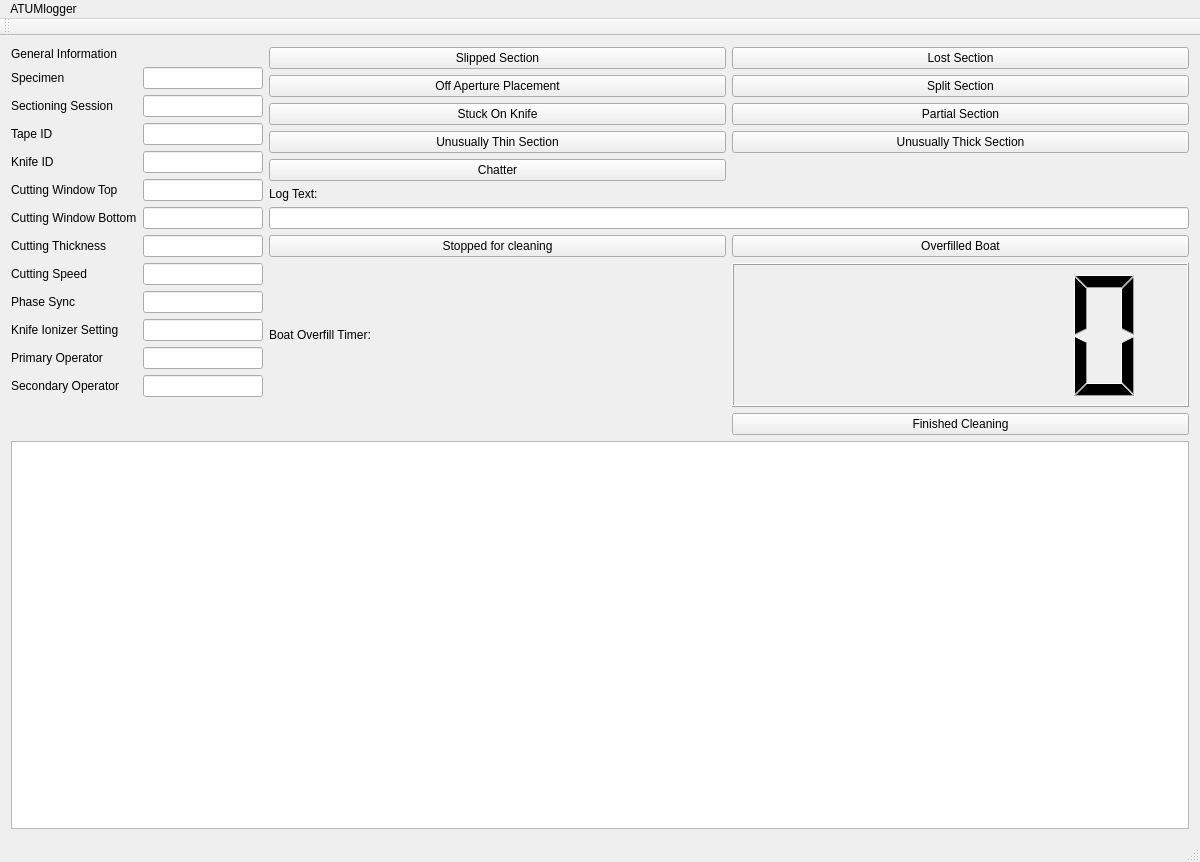
<?xml version="1.0" encoding="UTF-8"?>
<ui version="4.0">
 <class>MainWindow</class>
 <widget class="QMainWindow" name="MainWindow">
  <property name="geometry">
   <rect>
    <x>0</x>
    <y>0</y>
    <width>1200</width>
    <height>862</height>
   </rect>
  </property>
  <property name="minimumSize">
   <size>
    <width>1200</width>
    <height>0</height>
   </size>
  </property>
  <property name="windowTitle">
   <string>MainWindow</string>
  </property>
  <widget class="QWidget" name="centralWidget">
   <property name="enabled">
    <bool>true</bool>
   </property>
   <property name="sizePolicy">
    <sizepolicy hsizetype="Expanding" vsizetype="Expanding">
     <horstretch>0</horstretch>
     <verstretch>0</verstretch>
    </sizepolicy>
   </property>
   <layout class="QHBoxLayout" name="horizontalLayout_3">
    <item>
     <layout class="QVBoxLayout" name="mainLayout">
      <item>
       <layout class="QHBoxLayout" name="topHorizontalLayout">
        <item>
         <layout class="QVBoxLayout" name="leftLayout" stretch="0">
          <property name="sizeConstraint">
           <enum>QLayout::SetDefaultConstraint</enum>
          </property>
          <item>
           <layout class="QFormLayout" name="infoFormLayout">
            <property name="sizeConstraint">
             <enum>QLayout::SetDefaultConstraint</enum>
            </property>
            <property name="fieldGrowthPolicy">
             <enum>QFormLayout::FieldsStayAtSizeHint</enum>
            </property>
            <item row="0" column="0">
             <widget class="QLabel" name="label_2">
              <property name="text">
               <string>General Information</string>
              </property>
             </widget>
            </item>
            <item row="1" column="0">
             <widget class="QLabel" name="specimenLabel">
              <property name="text">
               <string>Specimen</string>
              </property>
             </widget>
            </item>
            <item row="1" column="1">
             <widget class="QLineEdit" name="specimenLineEdit">
              <property name="sizePolicy">
               <sizepolicy hsizetype="Fixed" vsizetype="Fixed">
                <horstretch>0</horstretch>
                <verstretch>0</verstretch>
               </sizepolicy>
              </property>
              <property name="minimumSize">
               <size>
                <width>120</width>
                <height>0</height>
               </size>
              </property>
             </widget>
            </item>
            <item row="2" column="0">
             <widget class="QLabel" name="label">
              <property name="text">
               <string>Sectioning Session</string>
              </property>
             </widget>
            </item>
            <item row="2" column="1">
             <widget class="QLineEdit" name="sessionLineEdit">
              <property name="sizePolicy">
               <sizepolicy hsizetype="Fixed" vsizetype="Fixed">
                <horstretch>0</horstretch>
                <verstretch>0</verstretch>
               </sizepolicy>
              </property>
              <property name="minimumSize">
               <size>
                <width>120</width>
                <height>0</height>
               </size>
              </property>
              <property name="clearButtonEnabled">
               <bool>false</bool>
              </property>
             </widget>
            </item>
            <item row="3" column="0">
             <widget class="QLabel" name="label_4">
              <property name="text">
               <string>Tape ID</string>
              </property>
             </widget>
            </item>
            <item row="3" column="1">
             <widget class="QLineEdit" name="tapeLineEdit">
              <property name="sizePolicy">
               <sizepolicy hsizetype="Fixed" vsizetype="Fixed">
                <horstretch>0</horstretch>
                <verstretch>0</verstretch>
               </sizepolicy>
              </property>
              <property name="minimumSize">
               <size>
                <width>120</width>
                <height>0</height>
               </size>
              </property>
             </widget>
            </item>
            <item row="4" column="0">
             <widget class="QLabel" name="label_5">
              <property name="text">
               <string>Knife ID</string>
              </property>
             </widget>
            </item>
            <item row="4" column="1">
             <widget class="QLineEdit" name="knifeLineEdit">
              <property name="sizePolicy">
               <sizepolicy hsizetype="Fixed" vsizetype="Fixed">
                <horstretch>0</horstretch>
                <verstretch>0</verstretch>
               </sizepolicy>
              </property>
              <property name="minimumSize">
               <size>
                <width>120</width>
                <height>0</height>
               </size>
              </property>
             </widget>
            </item>
            <item row="5" column="0">
             <widget class="QLabel" name="label_6">
              <property name="text">
               <string>Cutting Window Top</string>
              </property>
             </widget>
            </item>
            <item row="5" column="1">
             <widget class="QLineEdit" name="cuttingTopLineEdit">
              <property name="sizePolicy">
               <sizepolicy hsizetype="Fixed" vsizetype="Fixed">
                <horstretch>0</horstretch>
                <verstretch>0</verstretch>
               </sizepolicy>
              </property>
              <property name="minimumSize">
               <size>
                <width>120</width>
                <height>0</height>
               </size>
              </property>
              <property name="inputMask">
               <string notr="true"/>
              </property>
              <property name="text">
               <string notr="true"/>
              </property>
              <property name="cursorPosition">
               <number>0</number>
              </property>
             </widget>
            </item>
            <item row="6" column="0">
             <widget class="QLabel" name="cuttingWindowBottomLabel">
              <property name="text">
               <string>Cutting Window Bottom</string>
              </property>
             </widget>
            </item>
            <item row="6" column="1">
             <widget class="QLineEdit" name="cuttingWindowBottomLineEdit">
              <property name="sizePolicy">
               <sizepolicy hsizetype="Fixed" vsizetype="Fixed">
                <horstretch>0</horstretch>
                <verstretch>0</verstretch>
               </sizepolicy>
              </property>
              <property name="minimumSize">
               <size>
                <width>120</width>
                <height>0</height>
               </size>
              </property>
             </widget>
            </item>
            <item row="7" column="0">
             <widget class="QLabel" name="cuttingThicknessLabel">
              <property name="text">
               <string>Cutting Thickness</string>
              </property>
             </widget>
            </item>
            <item row="9" column="0">
             <widget class="QLabel" name="cuttingSpeedLabel">
              <property name="text">
               <string>Cutting Speed</string>
              </property>
             </widget>
            </item>
            <item row="9" column="1">
             <widget class="QLineEdit" name="cuttingSpeedLineEdit">
              <property name="sizePolicy">
               <sizepolicy hsizetype="Fixed" vsizetype="Fixed">
                <horstretch>0</horstretch>
                <verstretch>0</verstretch>
               </sizepolicy>
              </property>
              <property name="minimumSize">
               <size>
                <width>120</width>
                <height>0</height>
               </size>
              </property>
             </widget>
            </item>
            <item row="10" column="0">
             <widget class="QLabel" name="phaseSyncLabel">
              <property name="text">
               <string>Phase Sync</string>
              </property>
             </widget>
            </item>
            <item row="10" column="1">
             <widget class="QLineEdit" name="phaseSyncLineEdit">
              <property name="sizePolicy">
               <sizepolicy hsizetype="Fixed" vsizetype="Fixed">
                <horstretch>0</horstretch>
                <verstretch>0</verstretch>
               </sizepolicy>
              </property>
              <property name="minimumSize">
               <size>
                <width>120</width>
                <height>0</height>
               </size>
              </property>
             </widget>
            </item>
            <item row="11" column="0">
             <widget class="QLabel" name="knifeIonizerSettingLabel">
              <property name="text">
               <string>Knife Ionizer Setting</string>
              </property>
             </widget>
            </item>
            <item row="11" column="1">
             <widget class="QLineEdit" name="knifeIonizerSettingLineEdit">
              <property name="sizePolicy">
               <sizepolicy hsizetype="Fixed" vsizetype="Fixed">
                <horstretch>0</horstretch>
                <verstretch>0</verstretch>
               </sizepolicy>
              </property>
              <property name="minimumSize">
               <size>
                <width>120</width>
                <height>0</height>
               </size>
              </property>
             </widget>
            </item>
            <item row="12" column="0">
             <widget class="QLabel" name="primaryOperatorLabel">
              <property name="text">
               <string>Primary Operator</string>
              </property>
             </widget>
            </item>
            <item row="12" column="1">
             <widget class="QLineEdit" name="primaryOperatorLineEdit">
              <property name="sizePolicy">
               <sizepolicy hsizetype="Fixed" vsizetype="Fixed">
                <horstretch>0</horstretch>
                <verstretch>0</verstretch>
               </sizepolicy>
              </property>
              <property name="minimumSize">
               <size>
                <width>120</width>
                <height>0</height>
               </size>
              </property>
             </widget>
            </item>
            <item row="13" column="0">
             <widget class="QLabel" name="secondaryOperatorLabel">
              <property name="text">
               <string>Secondary Operator</string>
              </property>
             </widget>
            </item>
            <item row="13" column="1">
             <widget class="QLineEdit" name="secondaryOperatorLineEdit">
              <property name="sizePolicy">
               <sizepolicy hsizetype="Fixed" vsizetype="Fixed">
                <horstretch>0</horstretch>
                <verstretch>0</verstretch>
               </sizepolicy>
              </property>
              <property name="minimumSize">
               <size>
                <width>120</width>
                <height>0</height>
               </size>
              </property>
             </widget>
            </item>
            <item row="7" column="1">
             <widget class="QLineEdit" name="cuttingThicknessLineEdit">
              <property name="sizePolicy">
               <sizepolicy hsizetype="Fixed" vsizetype="Fixed">
                <horstretch>0</horstretch>
                <verstretch>0</verstretch>
               </sizepolicy>
              </property>
              <property name="minimumSize">
               <size>
                <width>120</width>
                <height>0</height>
               </size>
              </property>
             </widget>
            </item>
           </layout>
          </item>
         </layout>
        </item>
        <item>
         <layout class="QVBoxLayout" name="rightLayout" stretch="0,0,0">
          <property name="spacing">
           <number>6</number>
          </property>
          <item>
           <layout class="QGridLayout" name="faultButtonLayout" rowstretch="0,0,0,0,0">
            <item row="2" column="0">
             <widget class="QPushButton" name="stuckOnKnifeButton">
              <property name="text">
               <string>Stuck On Knife</string>
              </property>
             </widget>
            </item>
            <item row="3" column="1">
             <widget class="QPushButton" name="thickSectionButton">
              <property name="text">
               <string>Unusually Thick Section</string>
              </property>
             </widget>
            </item>
            <item row="2" column="1">
             <widget class="QPushButton" name="partialSectionButton">
              <property name="text">
               <string>Partial Section</string>
              </property>
             </widget>
            </item>
            <item row="1" column="0">
             <widget class="QPushButton" name="offApertureButton">
              <property name="text">
               <string>Off Aperture Placement</string>
              </property>
             </widget>
            </item>
            <item row="3" column="0">
             <widget class="QPushButton" name="thinSectionButton">
              <property name="text">
               <string>Unusually Thin Section</string>
              </property>
             </widget>
            </item>
            <item row="0" column="1">
             <widget class="QPushButton" name="lostSectionButton">
              <property name="text">
               <string>Lost Section</string>
              </property>
             </widget>
            </item>
            <item row="1" column="1">
             <widget class="QPushButton" name="splitSectionButton">
              <property name="text">
               <string>Split Section</string>
              </property>
             </widget>
            </item>
            <item row="0" column="0">
             <widget class="QPushButton" name="slippedSectionButton">
              <property name="text">
               <string>Slipped Section</string>
              </property>
             </widget>
            </item>
            <item row="4" column="0">
             <widget class="QPushButton" name="chatterButton">
              <property name="text">
               <string>Chatter</string>
              </property>
             </widget>
            </item>
           </layout>
          </item>
          <item>
           <layout class="QVBoxLayout" name="textEntryLayout" stretch="0,0">
            <item>
             <widget class="QLabel" name="label_3">
              <property name="sizePolicy">
               <sizepolicy hsizetype="Preferred" vsizetype="Fixed">
                <horstretch>0</horstretch>
                <verstretch>0</verstretch>
               </sizepolicy>
              </property>
              <property name="text">
               <string>Log Text:</string>
              </property>
             </widget>
            </item>
            <item>
             <widget class="QLineEdit" name="loggingLineEdit">
              <property name="sizePolicy">
               <sizepolicy hsizetype="Expanding" vsizetype="Preferred">
                <horstretch>6</horstretch>
                <verstretch>0</verstretch>
               </sizepolicy>
              </property>
              <property name="minimumSize">
               <size>
                <width>300</width>
                <height>0</height>
               </size>
              </property>
              <property name="alignment">
               <set>Qt::AlignLeading|Qt::AlignLeft|Qt::AlignTop</set>
              </property>
              <property name="clearButtonEnabled">
               <bool>true</bool>
              </property>
             </widget>
            </item>
           </layout>
          </item>
          <item>
           <layout class="QGridLayout" name="cleaningGridLayout_2">
            <item row="1" column="0">
             <widget class="QPushButton" name="stoppedForCleaningButton">
              <property name="text">
               <string>Stopped for cleaning</string>
              </property>
             </widget>
            </item>
            <item row="2" column="1">
             <widget class="QLCDNumber" name="lcdNumber">
              <property name="sizePolicy">
               <sizepolicy hsizetype="Minimum" vsizetype="Minimum">
                <horstretch>0</horstretch>
                <verstretch>2</verstretch>
               </sizepolicy>
              </property>
             </widget>
            </item>
            <item row="1" column="1">
             <widget class="QPushButton" name="pushButton">
              <property name="text">
               <string>Overfilled Boat</string>
              </property>
             </widget>
            </item>
            <item row="3" column="1">
             <widget class="QPushButton" name="finishedCleaningButton">
              <property name="text">
               <string>Finished Cleaning</string>
              </property>
             </widget>
            </item>
            <item row="2" column="0">
             <widget class="QLabel" name="label_7">
              <property name="text">
               <string>Boat Overfill Timer:</string>
              </property>
             </widget>
            </item>
           </layout>
          </item>
         </layout>
        </item>
       </layout>
      </item>
      <item>
       <layout class="QVBoxLayout" name="bottomVerticalLayout">
        <item>
         <widget class="QTableView" name="loggingView"/>
        </item>
       </layout>
      </item>
     </layout>
    </item>
   </layout>
  </widget>
  <widget class="QMenuBar" name="menuBar">
   <property name="geometry">
    <rect>
     <x>0</x>
     <y>0</y>
     <width>1200</width>
     <height>21</height>
    </rect>
   </property>
   <widget class="QMenu" name="menuATUMlogger">
    <property name="title">
     <string>ATUMlogger</string>
    </property>
   </widget>
   <addaction name="menuATUMlogger"/>
  </widget>
  <widget class="QToolBar" name="mainToolBar">
   <attribute name="toolBarArea">
    <enum>TopToolBarArea</enum>
   </attribute>
   <attribute name="toolBarBreak">
    <bool>false</bool>
   </attribute>
  </widget>
  <widget class="QStatusBar" name="statusBar"/>
 </widget>
 <layoutdefault spacing="6" margin="11"/>
 <resources/>
 <connections/>
</ui>
